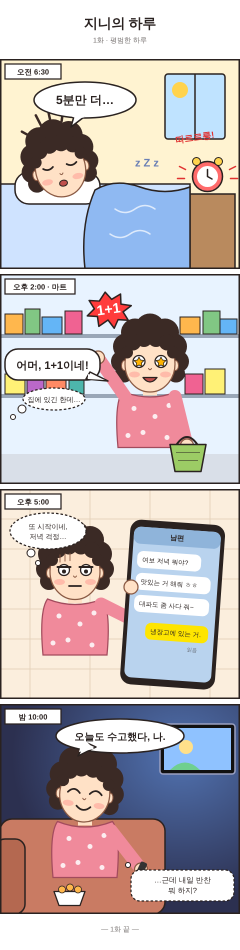
#> input picture jini-webtoon.png, 480 x 1900 px (shown at 1/2 size)
$ python -i webtoon.py   (imports and definitions only)
#> lines starting #> are read from the running program, lines starting #| are printed output that depends on the picture
#> further down, picture is the input picture: PIL image 480x1900 RGB; mean R, G, B 194.1, 186, 187.7
#!/usr/bin/env python3
"""직장맘 웹툰 파이프라인: prompts -> (이미지 준비) -> compose"""
import argparse, json, os, sys, textwrap
from pathlib import Path
from PIL import Image, ImageDraw, ImageFont

ROOT = Path(__file__).parent
W, H = 1080, 1350
FONT_CANDIDATES = [
    os.environ.get("WEBTOON_FONT", ""),
    str(ROOT / "fonts" / "font.ttf"),
    "/usr/share/fonts/truetype/nanum/NanumGothicBold.ttf",
    "/usr/share/fonts/opentype/noto/NotoSansCJK-Bold.ttc",
    "/usr/share/fonts/truetype/wqy/wqy-zenhei.ttc",
    "/System/Library/Fonts/AppleSDGothicNeo.ttc",
    "C:/Windows/Fonts/malgunbd.ttf",
]


# [5 lines left out: function font, not called in this run]


def load(ep):
    return json.loads((ROOT / "episodes" / f"{ep}.json").read_text(encoding="utf-8"))


# [46 lines left out: functions cmd_prompts, cmd_placeholder, gemini, not called in this run]


def ref_part(path):
    import base64
    return {"inlineData": {"mimeType": "image/png", "data": base64.b64encode(Path(path).read_bytes()).decode()}}


# [55 lines left out: functions cmd_sheet, cmd_draw, wrap, bubble, not called in this run]


def fit(img):
    img = img.convert("RGB")
    s = max(W / img.width, H / img.height)
#> s = 2.25
    img = img.resize((int(img.width * s), int(img.height * s)))
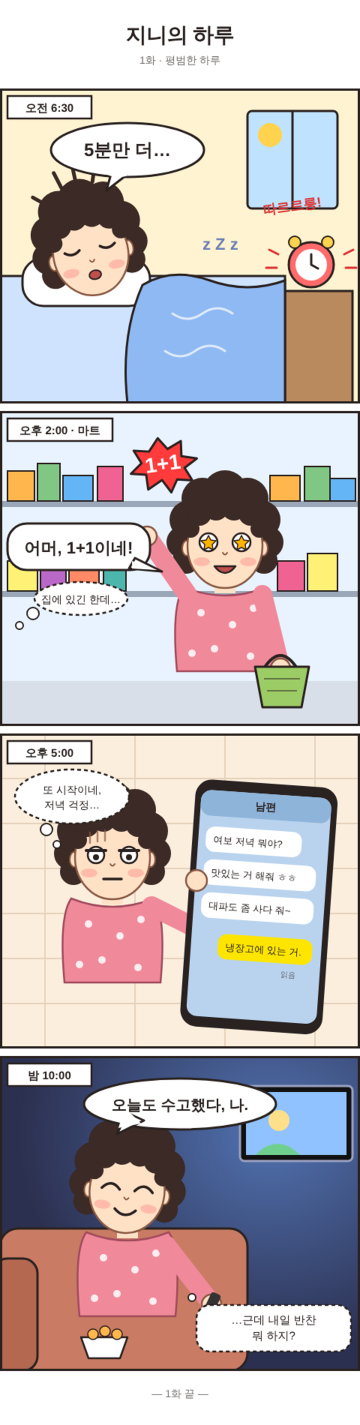
#> img: PIL image 1080x4275 RGB (shown at 1/3 size); mean R, G, B 194, 185.9, 187.6
    l, t = (img.width - W) // 2, (img.height - H) // 2
#> l = 0; t = 1462
    return img.crop((l, t, l + W, t + H))
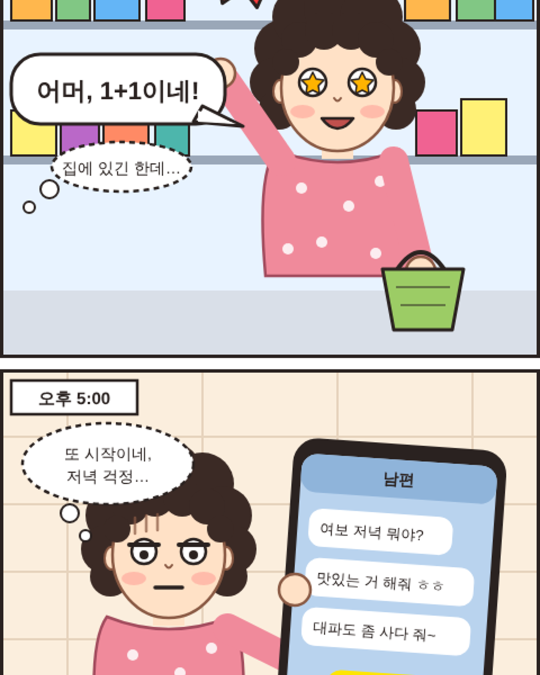
#> returned value: PIL image 1080x1350 RGB (shown at 1/2 size); mean R, G, B 206.7, 197, 196


# [28 lines left out: functions cover, cmd_compose, not called in this run]


p = argparse.ArgumentParser(description=__doc__)
sp = p.add_subparsers(required=True)
# [6 lines not run here, left out]

>>> from PIL import Image
>>> picture = Image.open('../jini-webtoon.png')
>>> result = fit(picture)
